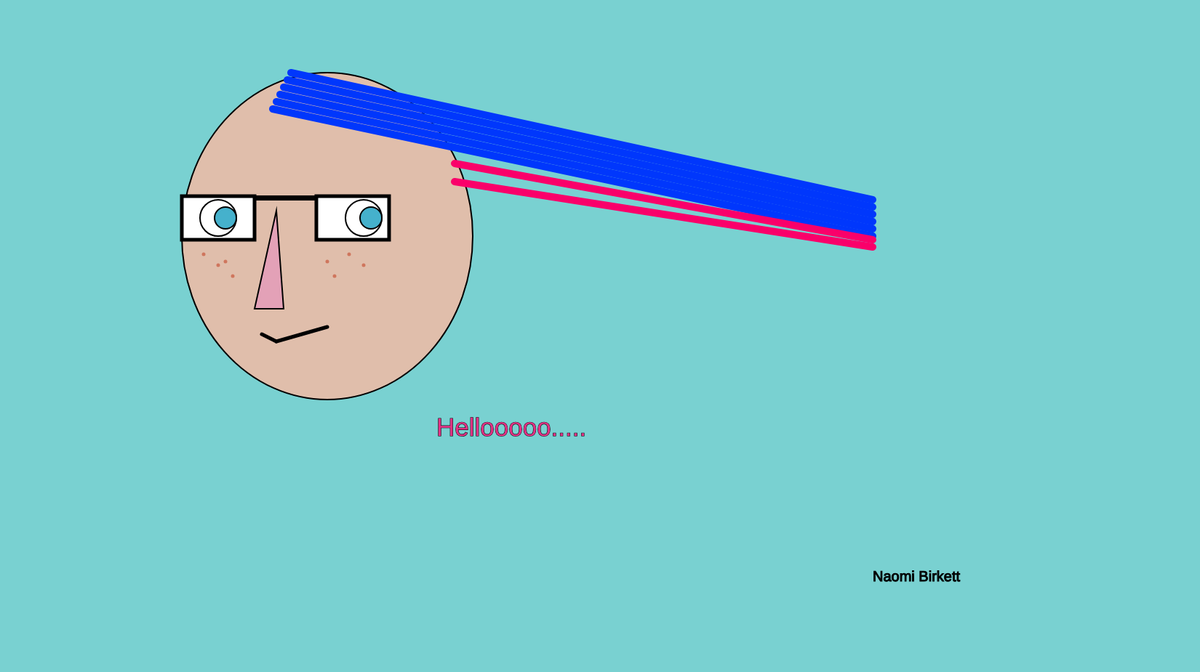
Frame 1 (no input)
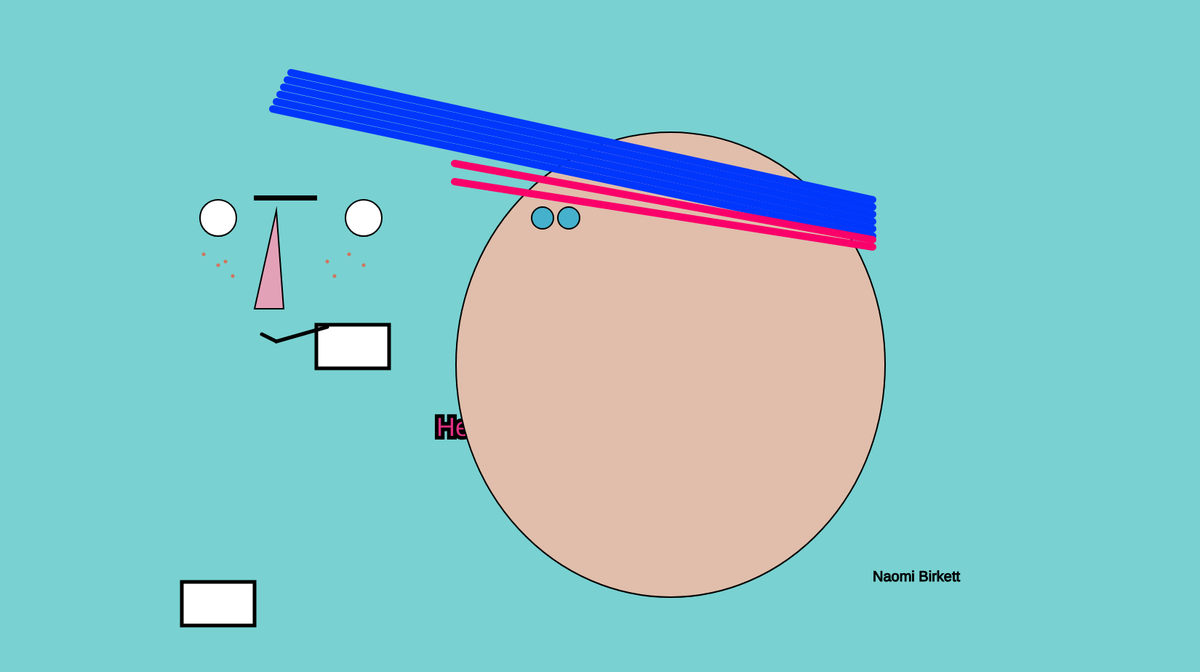
Frame 60 (no input)
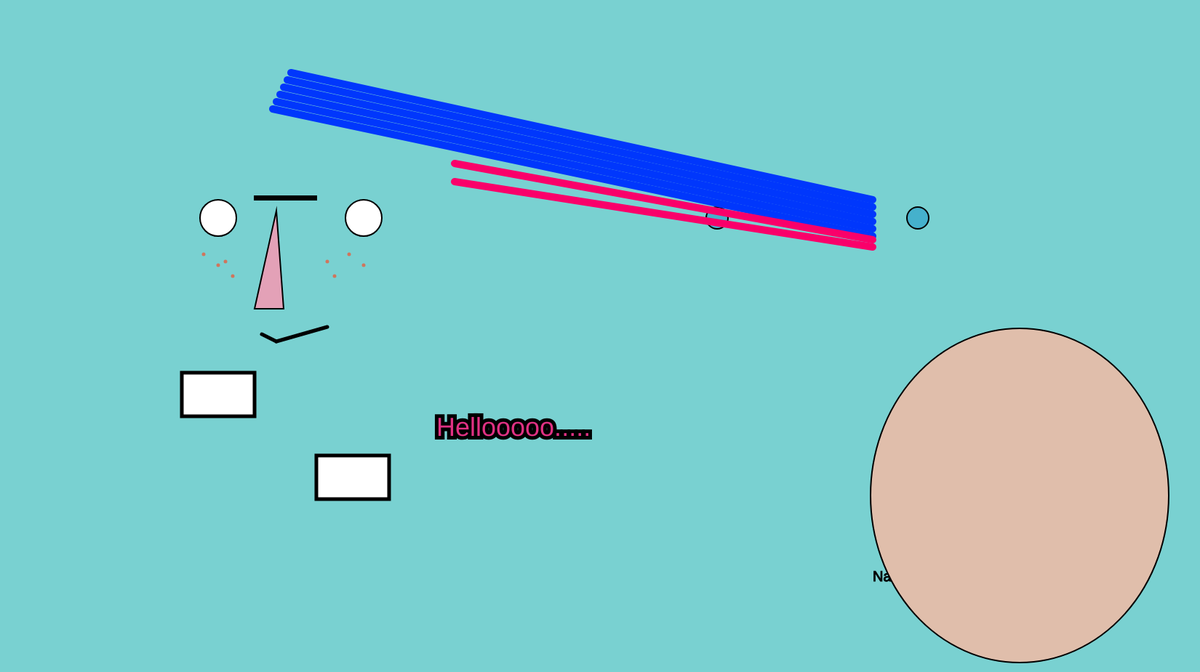
Frame 120 (the mouse pressed at the canvas centre since frame 60)

The p5.js sketch that drew these frames (run headless with seeded random() and noise() and a simulated clock; from frame 60 on, the mouse is pressed at the canvas centre):

// p5.js sketch
// ── sketch.js
var headX = 450;
var headY = 325;
var headWidth = 400;
var headHeight = 450;
var headSize = 10;
var headXDirection;
var headYDirection;

var leftX = 310;
var leftY = 300;
var leftDirection;

var lglassX = 250;
var lglassY = 270;
var lDirection;

var rightX = 510;
var rightY = 300;
var rightDirection;

var rglassX = 435;
var rglassY = 270;
var rDirection;

var size = 35;
var count = 0;
var sizeDirection = 1;

function setup() {
    createCanvas(1650, 925);
    headXDirection = floor(random() * 10) + 1;
    headYDirection = floor(random() * 10) + 1;
    leftDirection = floor(random() * 10) + 1;
    rightDirection = floor(random() * 10) + 1;
    lDirection = floor(random() * 10) + 1;
    rDirection = floor(random() * 10) + 1;
  }
  
  function draw() {
    background(121,209,209);
    textSize(size);
    size+= sizeDirection;
    count++;
    if(count > 5)
    {
      sizeDirection *= -1;
      count = 0;
    }
    stroke(0,0,0);
    fill(224,49,131);
    text("Hellooooo.....", 600,600)
    textSize(20);
    stroke(0,0,0);
    strokeWeight(1);
    fill(0,0,0);
    text("Naomi Birkett", 1200,800);

    //head
    strokeWeight(2);
    stroke(0,0,0)
    fill(224,190,171);
    ellipse(headX,headY,headWidth,headHeight);
    headWidth+=headSize;
    headHeight+=headSize;
    headX+=headXDirection;
    headY+=headYDirection;
    if(headWidth >= 600 || headWidth <= 400)
    {
      headSize *= -1;
    }
    if(headX >= 1650 || headX <=0)
    {
      headXDirection *= -1;
    }
    if(headY >= 925 || headY <=0)
    {
      headYDirection *= -1;
    }
    
    // freckles
    strokeWeight(5);
    stroke(207,118,93);
    point(280,350);
    point(300,365);
    point(320,380);
    point(310,360);
    point(480,350);
    point(500,365);
    point(460,380);
    point(450,360);

    // left eye
    strokeWeight(5);
    stroke(0,0,0);
    fill(255,255,255);
    rect(lglassX,lglassY,100,60);
    strokeWeight(2);
    circle(300,300,50);
    fill(69,177,204);
    circle(leftX,leftY,30);
    leftX+=leftDirection;
    if(leftX >= 1650 || leftX <= 0)
    {
      leftDirection *= -1;
    }
    lglassY+=lDirection;
    if(lglassY >= 925 || lglassY <= 0)
    {
      lDirection *= -1;
    }


    // right eye
    strokeWeight(5);
    fill(255,255,255);
    rect(rglassX,rglassY,100,60);
    strokeWeight(2);
    circle(500,300,50);
    fill(69,177,204);
    circle(rightX,rightY,30);
    rightX+=rightDirection;
    if(rightX >= 1650 || rightX <= 0)
    {
      rightDirection *= -1;
    }
    rglassY+=rDirection;
    if(rglassY >= 925 || rglassY <= 0)
    {
      rDirection *= -1;
    }

    // glasses nose bridge
    strokeWeight(2);
    fill(0,0,0);
    rect(350,270,85,5);

    // nose
    strokeWeight(2);
    fill(227,161,183);
    triangle(350,425,380,290,390,425);

    // mouth
    strokeWeight(5);
    line(360,460,380,470);
    line(380,470,450,450);

    // hair
    strokeWeight(10);
    stroke(0,55,252);
    line(375,150,1200,325);
    line(380,140,1200,315);
    line(385,130,1200,305);
    line(390,120,1200,295);
    line(395,110,1200,285);
    line(400,100,1200,275);
    stroke(250,0,106);
    line(625,250,1200,340);
    line(625,225,1200,330);

  }
